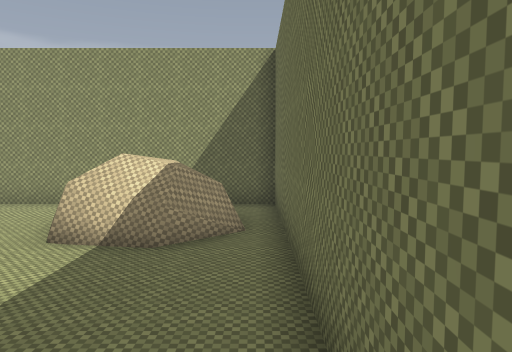
view 1 (above)

14 first-person views from a walk through a 3-D level made in the Godot game engine. The camera is 1.4 m above the floor, tilts 4° down and sees 70° across. The floor is counted in squares, 1 m on a side. Each view is taken from the middle of a square. On the plan, view 1 faces up. The plan holds only what a view shows up to about 16 squares ahead; the rest is blank.

view 2
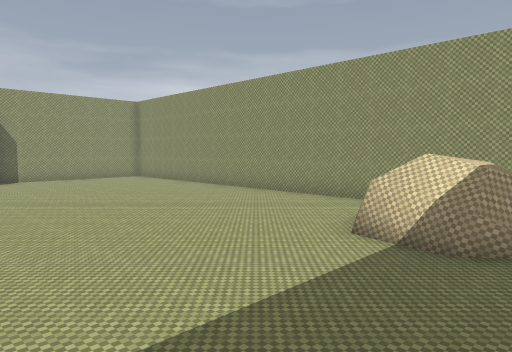

view 3
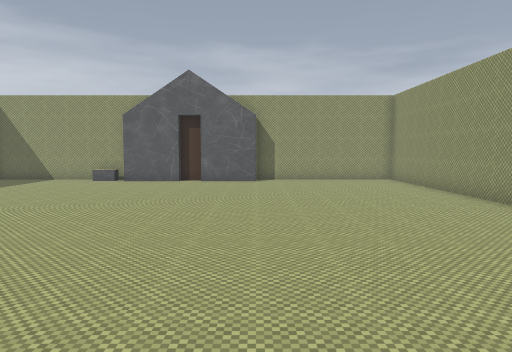

view 4
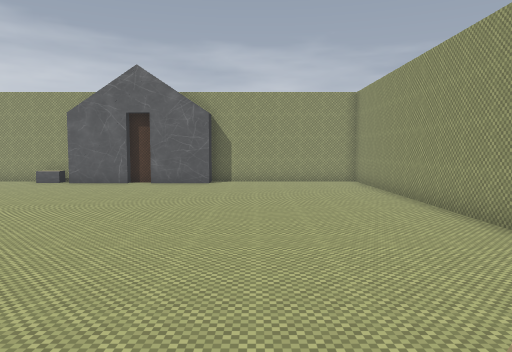

view 5
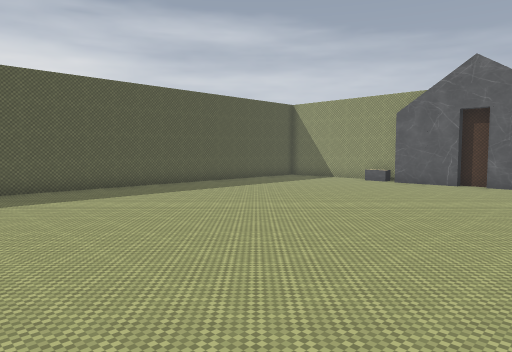

view 6
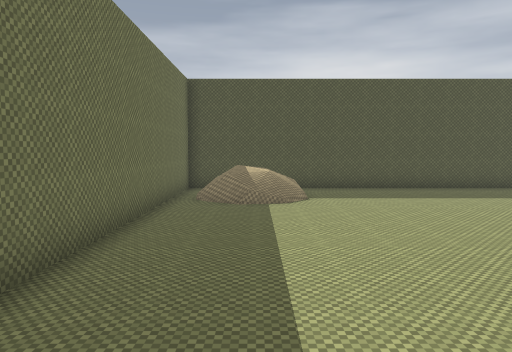

view 7
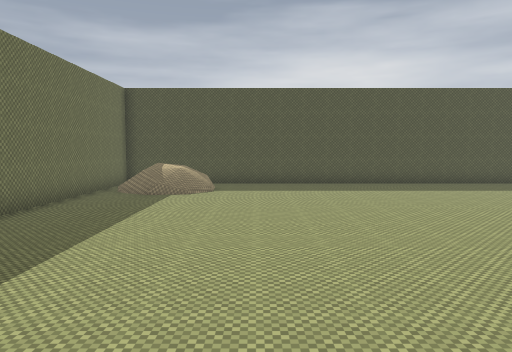

view 8
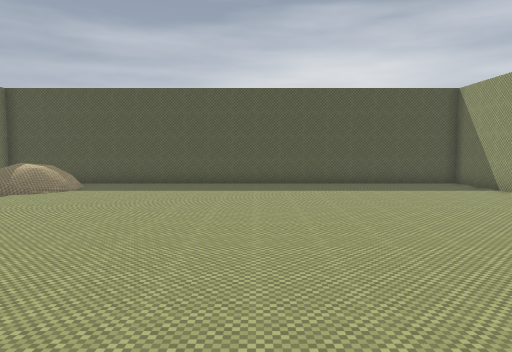

view 9
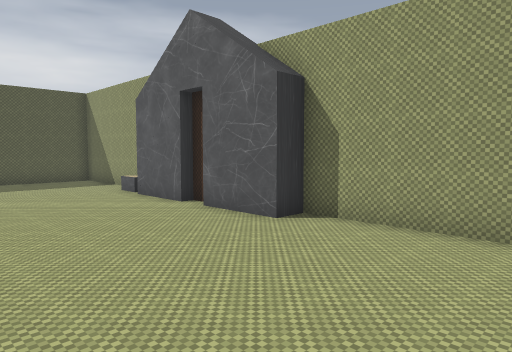

view 10
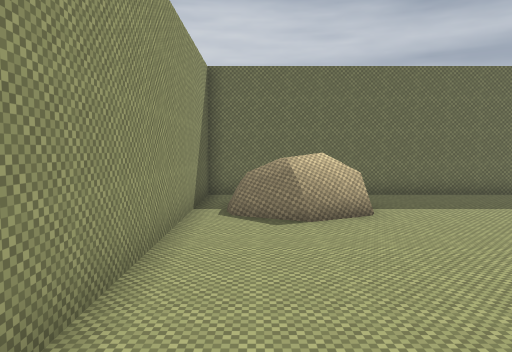

view 11
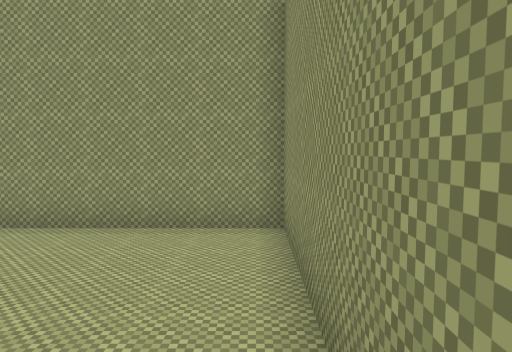

view 12
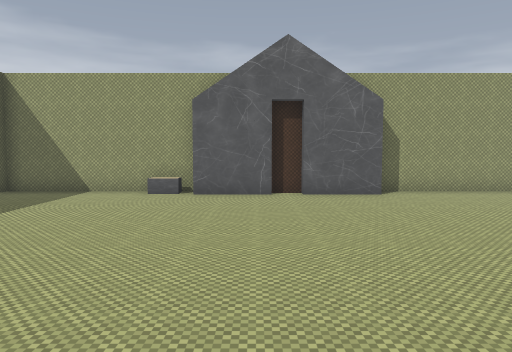

view 13
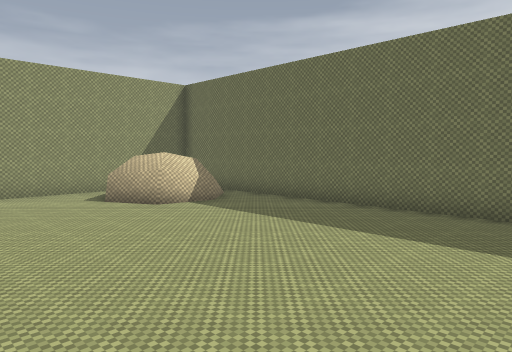

view 14
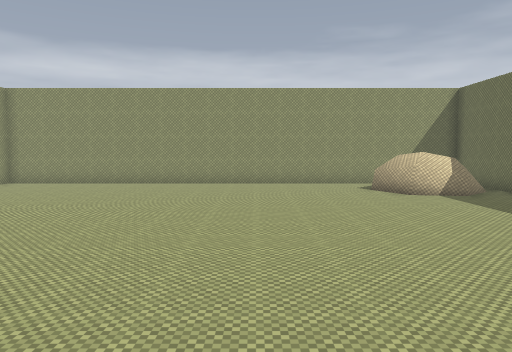

### Floor plan
Key: @ floor where view 1 was taken; # wall or solid block; . main floor; : floor 0.75 m higher than the main floor; / step, stairs or slope; D closed door; = window, fence, low wall or low ledge; ^ raised ledge; O other object.
Columns run from 19 left of view 1 to 1 right of it. Each row starts with its distance up from view 1.
 10 #####################
  9 #...................#
  8 #...............^^ .#
  7 #..............=^^^.#
  6 #...............^^=.#
  5 #...................#
  4 #...................#
  3 ##..................#
  2  #..................#
  1  #..................#
  0  D.................@#
 -1  #..................#
 -2  #..................#
 -3 ##..................#
 -4 #O..................#
 -5 #...................#
 -6 #...............///.#
 -7 #.............../:/.#
 -8 #...............// .#
 -9 #................/ .#
-10 #####################

Where each view was taken, in squares from view 1:
view 1: 0 up, 0 right, facing up
view 2: 0 up, 0 right, facing up-left
view 3: 3 up, 1 left, facing left
view 4: 5 up, 2 left, facing left
view 5: 4 up, 2 left, facing down-left
view 6: 4 up, 2 left, facing down
view 7: 6 up, 5 left, facing down
view 8: 6 up, 10 left, facing down
view 9: 8 up, 12 left, facing down-left
view 10: 8 up, 11 left, facing right
view 11: 9 up, 12 left, facing left
view 12: 1 down, 6 left, facing left
view 13: 3 down, 8 left, facing up-right
view 14: 6 down, 8 left, facing up
